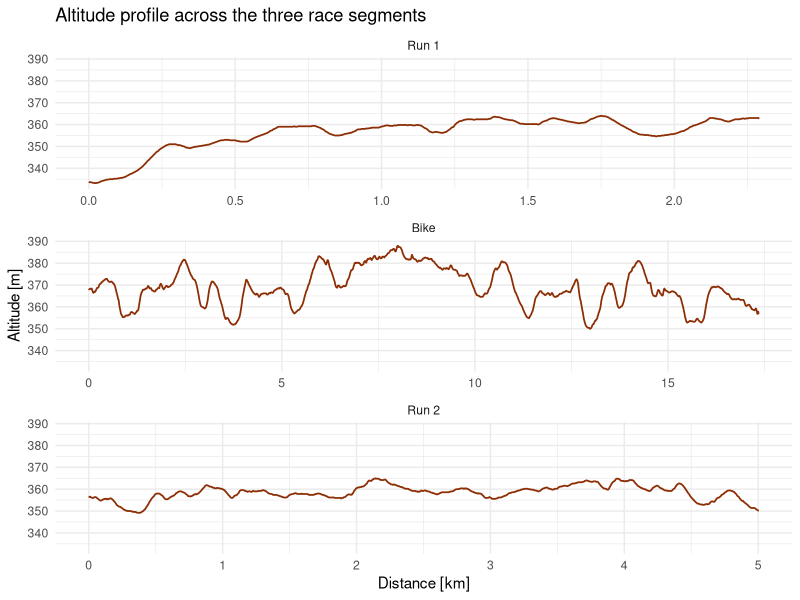
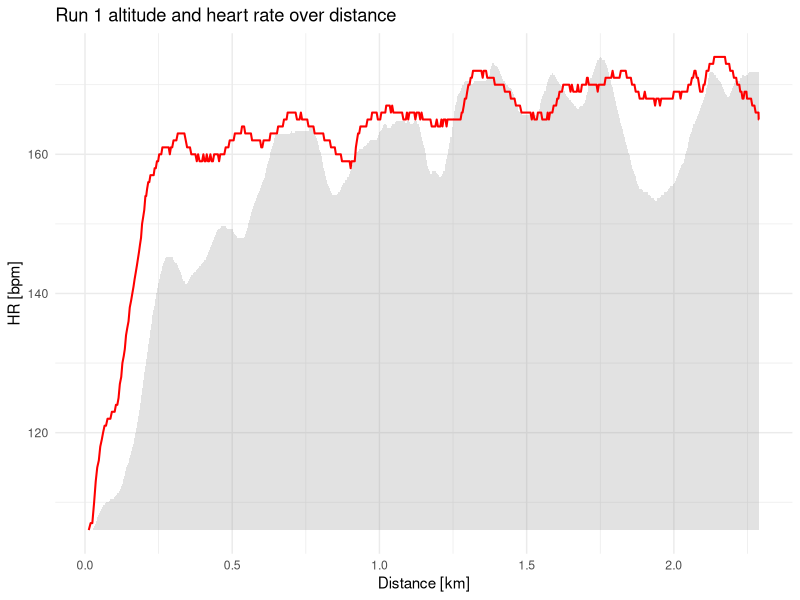
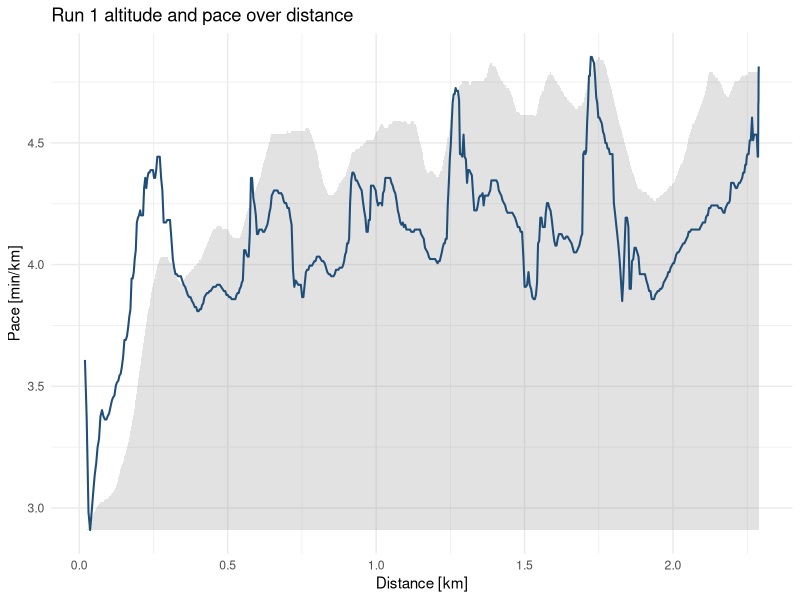
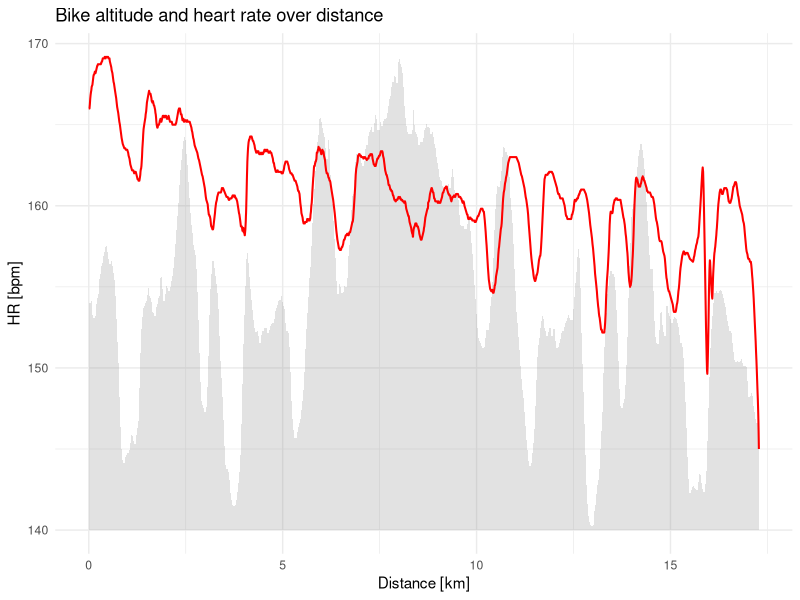
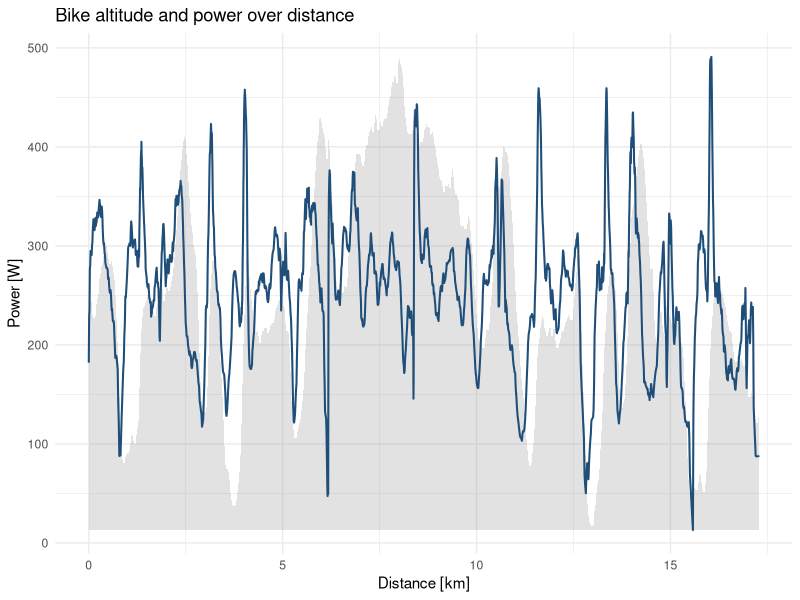
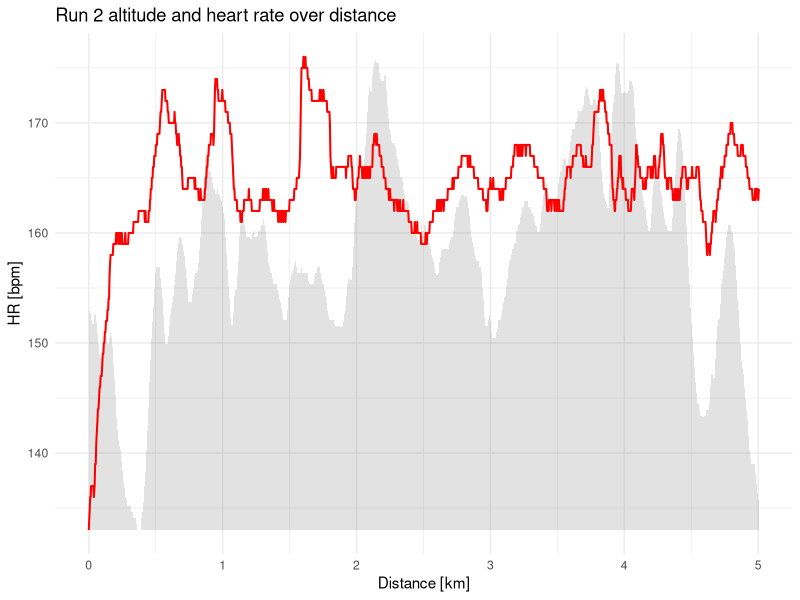
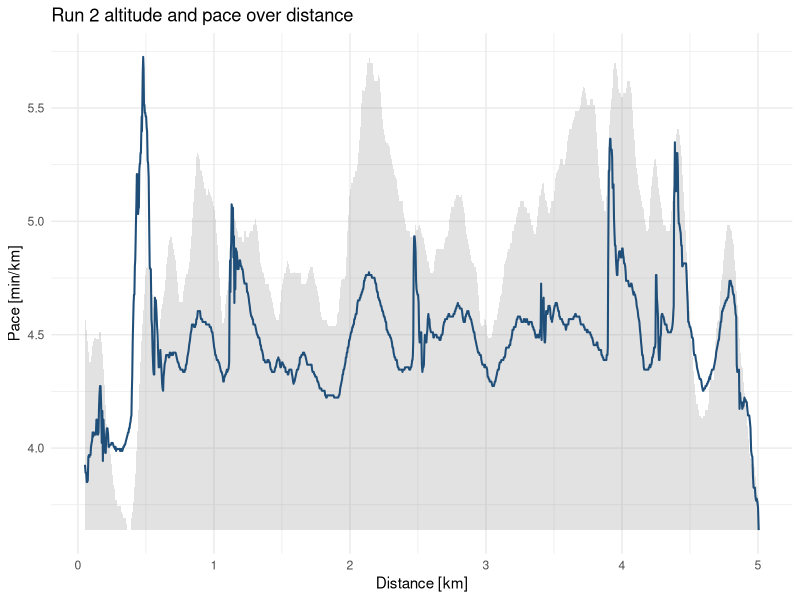

Source code (R) for these figures, in order:
## ---- chunk 1
#| echo: false
#| warning: false
#| message: false

library(dplyr)
library(ggplot2)

activities_metadata <- read.csv(
  "analysis_data/activities_metadata.csv",
  check.names = FALSE,
  stringsAsFactors = FALSE
)

activities_data <- read.csv(
  "analysis_data/activities_data.csv",
  check.names = FALSE,
  stringsAsFactors = FALSE,
  na.strings = c("NA", "")
)

activity_order <- activities_metadata |>
  filter(EVENT_TYPE %in% c("RUN", "BIKE")) |>
  distinct(ID, EVENT_TYPE) |>
  mutate(
    sport = c("Run 1", "Bike", "Run 2")
  )

altitude_data <- activities_data |>
  filter(ID %in% activity_order$ID) |>
  select(ID, KM, ALT) |>
  left_join(activity_order, by = "ID") |>
  rename(
    distance_km = KM,
    altitude_m = ALT
  ) |>
  mutate(
    sport = factor(sport, levels = c("Run 1", "Bike", "Run 2"))
  )

ggplot(altitude_data, aes(x = distance_km, y = altitude_m)) +
  geom_line(linewidth = 0.6, color = "#8c2d04") +
  facet_wrap(~ sport, scales = "free_x", ncol = 1) +
  labs(
    x = "Distance [km]",
    y = "Altitude [m]",
    title = "Altitude profile across the three race segments"
  ) +
  theme_minimal(base_size = 11)
## ---- chunk 2
#| echo: false
#| warning: false
#| message: false

library(dplyr)
library(ggplot2)

activities_metadata <- read.csv(
  "analysis_data/activities_metadata.csv",
  check.names = FALSE,
  stringsAsFactors = FALSE
)

activities_data <- read.csv(
  "analysis_data/activities_data.csv",
  check.names = FALSE,
  stringsAsFactors = FALSE,
  na.strings = c("NA", "")
)

run_1_id <- activities_metadata |>
  filter(EVENT_TYPE == "RUN") |>
  distinct(ID) |>
  slice(1) |>
  pull(ID)

run_1_data <- activities_data |>
  filter(ID == run_1_id) |>
  transmute(
    secs = as.numeric(SECS),
    distance_km = KM,
    altitude_m = ALT,
    pace_min_km = as.numeric(PACE),
    hr_bpm = na_if(as.numeric(HR), 0)
  ) |>
  filter(!is.na(pace_min_km))

pace_min <- min(run_1_data$pace_min_km, na.rm = TRUE)
pace_max <- max(run_1_data$pace_min_km, na.rm = TRUE)
hr_min <- min(run_1_data$hr_bpm, na.rm = TRUE)
hr_max <- max(run_1_data$hr_bpm, na.rm = TRUE)
alt_min <- min(run_1_data$altitude_m, na.rm = TRUE)
alt_max <- max(run_1_data$altitude_m, na.rm = TRUE)

alt_span <- alt_max - alt_min

if (pace_max == pace_min) {
  pace_max <- pace_min + 1
}

if (hr_max == hr_min) {
  hr_max <- hr_min + 1
}

scale_altitude <- function(altitude, y_min, y_max) {
  y_min + ((altitude - alt_min) / ifelse(alt_span == 0, 1, alt_span)) *
    (y_max - y_min)
}

run_1_plot_data <- run_1_data |>
  mutate(
    altitude_scaled_hr = scale_altitude(altitude_m, hr_min, hr_max)
  )

pace_plot_start_secs <- run_1_plot_data |>
  filter(pace_min_km <= 4) |>
  summarise(start_secs = min(secs, na.rm = TRUE)) |>
  pull(start_secs)

run_1_pace_plot_data <- run_1_plot_data |>
  filter(secs >= pace_plot_start_secs)

pace_plot_min <- min(run_1_pace_plot_data$pace_min_km, na.rm = TRUE)
pace_plot_max <- max(run_1_pace_plot_data$pace_min_km, na.rm = TRUE)

if (pace_plot_max == pace_plot_min) {
  pace_plot_max <- pace_plot_min + 1
}

run_1_pace_plot_data <- run_1_pace_plot_data |>
  mutate(
    altitude_scaled_pace = scale_altitude(altitude_m, pace_plot_min, pace_plot_max)
  )

ggplot(run_1_plot_data, aes(x = distance_km)) +
  geom_ribbon(
    aes(ymin = hr_min, ymax = altitude_scaled_hr),
    fill = "grey55",
    alpha = 0.25
  ) +
  geom_line(
    aes(y = hr_bpm),
    linewidth = 0.7,
    color = "red",
    na.rm = TRUE
  ) +
  scale_y_continuous(name = "HR [bpm]", limits = c(hr_min, hr_max)) +
  labs(
    x = "Distance [km]",
    title = "Run 1 altitude and heart rate over distance"
  ) +
  theme_minimal(base_size = 11)

ggplot(run_1_pace_plot_data, aes(x = distance_km)) +
  geom_ribbon(
    aes(ymin = pace_plot_min, ymax = altitude_scaled_pace),
    fill = "grey55",
    alpha = 0.25
  ) +
  geom_line(
    aes(y = pace_min_km),
    linewidth = 0.7,
    color = "#1f4e79"
  ) +
  scale_y_continuous(
    name = "Pace [min/km]",
    limits = c(pace_plot_min, pace_plot_max)
  ) +
  labs(
    x = "Distance [km]",
    title = "Run 1 altitude and pace over distance"
  ) +
  theme_minimal(base_size = 11)
## ---- chunk 3
#| echo: false
#| warning: false
#| message: false

bike_id <- activities_metadata |>
  filter(EVENT_TYPE == "BIKE") |>
  distinct(ID) |>
  slice(1) |>
  pull(ID)

rolling_time_avg <- function(values, secs, window_seconds = 10) {
  vapply(seq_along(values), function(i) {
    in_window <- secs >= (secs[i] - window_seconds) & secs <= secs[i]
    mean(values[in_window], na.rm = TRUE)
  }, numeric(1))
}

bike_data <- activities_data |>
  filter(ID == bike_id) |>
  transmute(
    secs = as.numeric(SECS),
    distance_km = KM,
    altitude_m = ALT,
    power_w = na_if(as.numeric(WATTS), 0),
    hr_bpm = na_if(as.numeric(HR), 0)
  ) |>
  arrange(secs) |>
  mutate(
    power_10s_w = rolling_time_avg(power_w, secs),
    hr_10s_bpm = rolling_time_avg(hr_bpm, secs)
  ) |>
  filter(!is.na(power_10s_w))

power_min <- min(bike_data$power_10s_w, na.rm = TRUE)
power_max <- max(bike_data$power_10s_w, na.rm = TRUE)
hr_min <- min(bike_data$hr_10s_bpm, na.rm = TRUE)
hr_max <- max(bike_data$hr_10s_bpm, na.rm = TRUE)
alt_min <- min(bike_data$altitude_m, na.rm = TRUE)
alt_max <- max(bike_data$altitude_m, na.rm = TRUE)

hr_plot_min <- 140
hr_plot_max <- hr_max
alt_span <- alt_max - alt_min

if (power_max == power_min) {
  power_max <- power_min + 1
}

if (hr_plot_max == hr_plot_min) {
  hr_plot_max <- hr_plot_min + 1
}

scale_altitude <- function(altitude, y_min, y_max) {
  y_min + ((altitude - alt_min) / ifelse(alt_span == 0, 1, alt_span)) *
    (y_max - y_min)
}

bike_plot_data <- bike_data |>
  mutate(
    altitude_scaled_power = scale_altitude(altitude_m, power_min, power_max),
    altitude_scaled_hr = scale_altitude(altitude_m, hr_plot_min, hr_plot_max)
  )

ggplot(bike_plot_data, aes(x = distance_km)) +
  geom_ribbon(
    aes(ymin = hr_plot_min, ymax = altitude_scaled_hr),
    fill = "grey55",
    alpha = 0.25
  ) +
  geom_line(
    aes(y = hr_10s_bpm),
    linewidth = 0.7,
    color = "red",
    na.rm = TRUE
  ) +
  scale_y_continuous(name = "HR [bpm]", limits = c(hr_plot_min, hr_plot_max)) +
  labs(
    x = "Distance [km]",
    title = "Bike altitude and heart rate over distance"
  ) +
  theme_minimal(base_size = 11)

ggplot(bike_plot_data, aes(x = distance_km)) +
  geom_ribbon(
    aes(ymin = power_min, ymax = altitude_scaled_power),
    fill = "grey55",
    alpha = 0.25
  ) +
  geom_line(
    aes(y = power_10s_w),
    linewidth = 0.7,
    color = "#1f4e79"
  ) +
  scale_y_continuous(name = "Power [W]", limits = c(power_min, power_max)) +
  labs(
    x = "Distance [km]",
    title = "Bike altitude and power over distance"
  ) +
  theme_minimal(base_size = 11)
## ---- chunk 4
#| echo: false
#| warning: false
#| message: false

run_2_id <- activities_metadata |>
  filter(EVENT_TYPE == "RUN") |>
  distinct(ID) |>
  slice(2) |>
  pull(ID)

run_2_data <- activities_data |>
  filter(ID == run_2_id) |>
  transmute(
    secs = as.numeric(SECS),
    distance_km = KM,
    altitude_m = ALT,
    pace_min_km = as.numeric(PACE),
    hr_bpm = na_if(as.numeric(HR), 0)
  ) |>
  filter(!is.na(pace_min_km))

pace_min <- min(run_2_data$pace_min_km, na.rm = TRUE)
pace_max <- max(run_2_data$pace_min_km, na.rm = TRUE)
hr_min <- min(run_2_data$hr_bpm, na.rm = TRUE)
hr_max <- max(run_2_data$hr_bpm, na.rm = TRUE)
alt_min <- min(run_2_data$altitude_m, na.rm = TRUE)
alt_max <- max(run_2_data$altitude_m, na.rm = TRUE)

alt_span <- alt_max - alt_min

if (pace_max == pace_min) {
  pace_max <- pace_min + 1
}

if (hr_max == hr_min) {
  hr_max <- hr_min + 1
}

scale_altitude <- function(altitude, y_min, y_max) {
  y_min + ((altitude - alt_min) / ifelse(alt_span == 0, 1, alt_span)) *
    (y_max - y_min)
}

run_2_plot_data <- run_2_data |>
  mutate(
    altitude_scaled_hr = scale_altitude(altitude_m, hr_min, hr_max)
  )

pace_plot_start_secs <- run_2_plot_data |>
  filter(pace_min_km <= 4) |>
  summarise(start_secs = min(secs, na.rm = TRUE)) |>
  pull(start_secs)

run_2_pace_plot_data <- run_2_plot_data |>
  filter(secs >= pace_plot_start_secs)

pace_plot_min <- min(run_2_pace_plot_data$pace_min_km, na.rm = TRUE)
pace_plot_max <- max(run_2_pace_plot_data$pace_min_km, na.rm = TRUE)

if (pace_plot_max == pace_plot_min) {
  pace_plot_max <- pace_plot_min + 1
}

run_2_pace_plot_data <- run_2_pace_plot_data |>
  mutate(
    altitude_scaled_pace = scale_altitude(altitude_m, pace_plot_min, pace_plot_max)
  )

ggplot(run_2_plot_data, aes(x = distance_km)) +
  geom_ribbon(
    aes(ymin = hr_min, ymax = altitude_scaled_hr),
    fill = "grey55",
    alpha = 0.25
  ) +
  geom_line(
    aes(y = hr_bpm),
    linewidth = 0.7,
    color = "red",
    na.rm = TRUE
  ) +
  scale_y_continuous(name = "HR [bpm]", limits = c(hr_min, hr_max)) +
  labs(
    x = "Distance [km]",
    title = "Run 2 altitude and heart rate over distance"
  ) +
  theme_minimal(base_size = 11)

ggplot(run_2_pace_plot_data, aes(x = distance_km)) +
  geom_ribbon(
    aes(ymin = pace_plot_min, ymax = altitude_scaled_pace),
    fill = "grey55",
    alpha = 0.25
  ) +
  geom_line(
    aes(y = pace_min_km),
    linewidth = 0.7,
    color = "#1f4e79"
  ) +
  scale_y_continuous(
    name = "Pace [min/km]",
    limits = c(pace_plot_min, pace_plot_max)
  ) +
  labs(
    x = "Distance [km]",
    title = "Run 2 altitude and pace over distance"
  ) +
  theme_minimal(base_size = 11)
## ---- chunk 5
#| echo: false
#| warning: false
#| message: false

format_finish_time <- function(seconds) {
  total_seconds <- round(as.numeric(seconds))
  hours <- total_seconds %/% 3600
  minutes <- (total_seconds %% 3600) %/% 60
  secs <- total_seconds %% 60
  sprintf("%d:%02d:%02d", hours, minutes, secs)
}

all_races <- read.csv(
  "analysis_data/all_races.csv",
  check.names = FALSE,
  stringsAsFactors = FALSE
)

top_men_40_49 <- all_races |>
  filter(CATEGORY == "Men40-49") |>
  arrange(RANKING_CATEGORY) |>
  slice_head(n = 3) |>
  transmute(
    Name = ATHLETE,
    `Age Group Rank` = RANKING_CATEGORY,
    `Overall Rank` = RANKING_OVERALL,
    `Finishing Time` = format_finish_time(RESULT_FINAL)
  )

knitr::kable(top_men_40_49, align = c("l", "r", "r", "r"))
